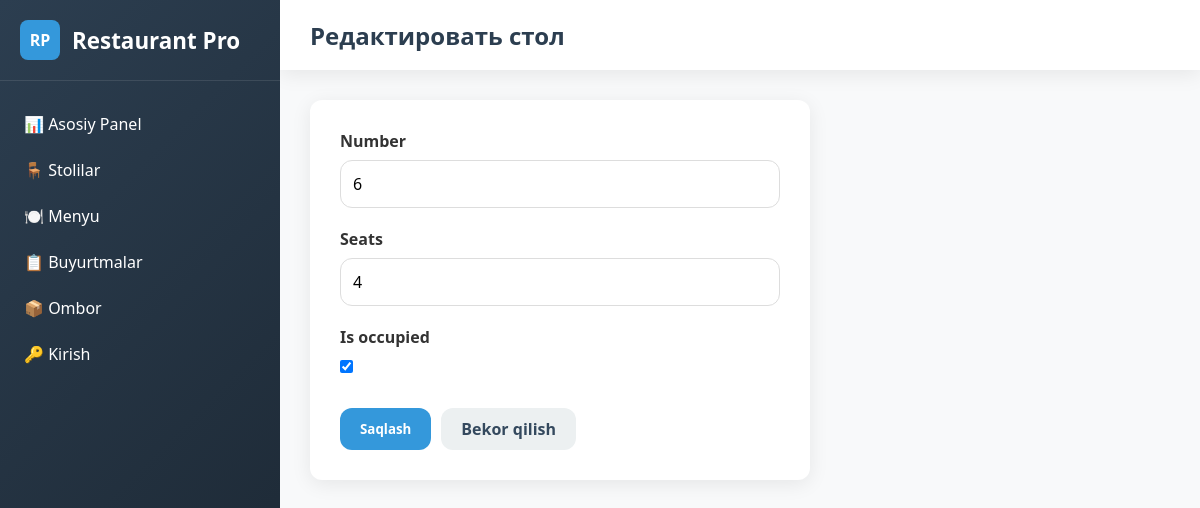
Page /tables/6/edit/ on the earlier database version.
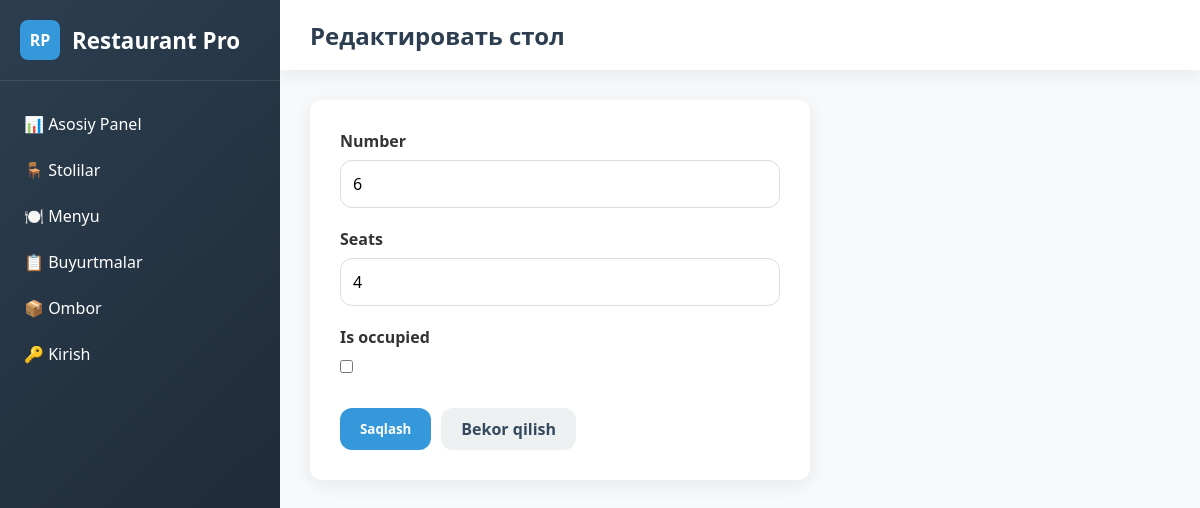
Same page on the later database version.
### main/models.py (models this page shows, shortened)
class Table(models.Model):
    number = models.PositiveIntegerField(unique=True)
    seats = models.PositiveIntegerField(default=4)
    is_occupied = models.BooleanField(default=False)

### main/views.py (the view)
# urls.py: path('tables/<int:table_id>/edit/', table_edit, name='table_edit'),
def table_edit(request, table_id):
    table = get_object_or_404(Table, id=table_id)
    if request.method == 'POST':
        form = TableForm(request.POST, instance=table)
        if form.is_valid():
            form.save()
            messages.success(request, 'Стол успешно обновлен!')
            return redirect('tables')
    else:
        form = TableForm(instance=table)
    return render(request, 'table_form.html', {'form': form, 'title': 'Редактировать стол'})

### main/forms.py (shortened to what this page needs)
class TableForm(forms.ModelForm):
    class Meta:
        model = Table
        fields = ['number', 'seats', 'is_occupied']
        widgets = {
            'number': forms.NumberInput(attrs={'class': 'form-control', 'placeholder': 'Номер стола'}),
            'seats': forms.NumberInput(attrs={'class': 'form-control', 'placeholder': 'Количество мест'}),
            'is_occupied': forms.CheckboxInput(attrs={'class': 'form-check-input'}),
        }

### templates/table_form.html (shortened to what this page needs)
{% extends 'base.html' %}
{% block page_title %}{{ title }}{% endblock %}
{% block content %}
<div style="max-width: 500px; background: white; padding: 30px; border-radius: var(--border-radius); box-shadow: var(--shadow);">
    <form method="post">
        {% for field in form %}
        <div class="form-group">
            <label class="form-label">{{ field.label }}</label>
            {{ field }}
        </div>
        {% endfor %}
        <div style="display: flex; gap: 10px; margin-top: 30px;">
            <button type="submit" class="btn btn-primary">Saqlash</button>
            <a href="{% url 'tables' %}" class="btn" style="background: var(--light); color: var(--dark);">Bekor qilish</a>
        </div>
    </form>
</div>
{% endblock %}

Differences in the rows shown:
changed Table: is_occupied "☑" → "☐"
